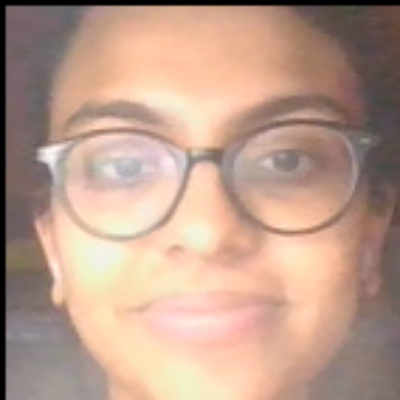
#> input picture bw_dataset/jay_tr/32.jpg, 400 x 400 px, given in place of the camera
$ python Register.py
#> lines starting #> are read from the running program, lines starting #| are printed output that depends on the picture; after the words box and inside, x2 and y2 are one past the last pixel; in counts of white or black regions, pixels touching at a corner belong together; pictures that were not available may be replaced by others from this repository, and a replacement may not be noted
#!/usr/bin/env python
# coding: utf-8

# # Face-Recognition
# A face detector using Deep Learning with OpenCV

# ### 1. Register face
# Below steps are performed to collect the face samples of a person and save it in the database.

# ### 1.1 Setup

# In[28]:


#import required libraries
import cv2
import sys , os
import numpy as np


# In[29]:


#setting up the dataset files
# It captures images and stores them in datasets
# folder under the folder name of sub_dir
haar_file = 'haarcascade_frontalface_default.xml'

# All the faces data will be
#  present this folder
train = 'datasets/train'
validation='datasets/validation'


# In[30]:


# These are sub data sets of folder,
# for my faces I've used my name you can
# change the label here
sub_dir = input('Enter Name to Register: ')
#> the answer given: bw_dataset/jay_tr/32.jpg
sub_dir=sub_dir.lower()


# In[31]:


# setting path for storing the images in train and validation set

dataset='dataset'
train = 'dataset/train'
validation='dataset/validation'

if not os.path.isdir(dataset):
    os.mkdir(dataset)

if not os.path.isdir(train):
    os.mkdir(train)

if not os.path.isdir(validation):
    os.mkdir(validation)

path1 = os.path.join(train, sub_dir)
path2=os.path.join(validation, sub_dir)
if not os.path.isdir(path1):
    os.mkdir(path1)
if not os.path.isdir(path2):
    os.mkdir(path2)


# In[32]:


# defining the size of images
(width, height) = (400, 400)


# In[33]:


#'0' is used for my webcam,
# if you've any other camera
#  attached use '1' like this
face_cascade = cv2.CascadeClassifier(haar_file)
webcam = cv2.VideoCapture(0)


# In[34]:


# Count function
def get_max(l):
    number = []
    for word in l:
        temp = ''
        for letter in word:
            if letter != '.':
                temp += letter
            else:
                break
        number.append(int(temp))

    return max(number)


# In[35]:


# The program loops until it has 50 images of the face.
path='dataset/train/'+sub_dir
if os.listdir(path):
    count = get_max(os.listdir(path))
else:
    count = 0

num_img = count + 50

split=0.8
mid=num_img//2
split_train=split*num_img
split_validation=(1-split)*num_img

count = 1
while count < num_img:
    (_, im) = webcam.read()
#> im is the input picture: shape (400, 400, 3); mean B, G, R 140.4, 157.3, 188.6
    gray = cv2.cvtColor(im, cv2.COLOR_BGR2GRAY)
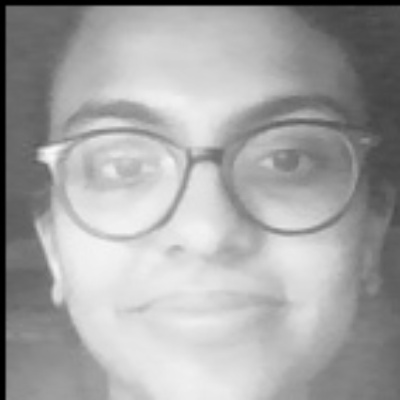
#> gray: shape (400, 400); min 0, max 249, mean 164.7
    faces = face_cascade.detectMultiScale(gray, 1.3, 4)
#> faces = [[32, 43, 331, 331]]
    for (x, y, w, h) in faces:
        cv2.rectangle(im, (x, y), (x + w+20, y + h+20), (0, 0, 0), 2)
        face = gray[y:y + h, x:x + w]
        face_resize = cv2.resize(face, (width, height))

        if count>mid and count <mid+split_validation:
            cv2.imwrite('% s/% s.jpg' % (path2, count), face_resize)
        else:
            cv2.imwrite('% s/% s.jpg' % (path1, count), face_resize)
#> this loop made 1 pass
#> pass 1, `face = gray[y:y + h, x:x + w]`:
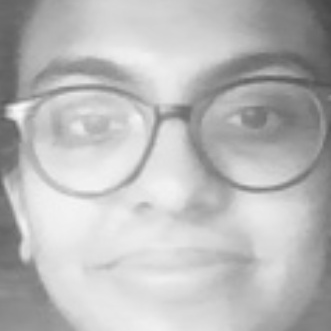
#> face: shape (331, 331); min 71, max 249, mean 185.9
#> after the loop:
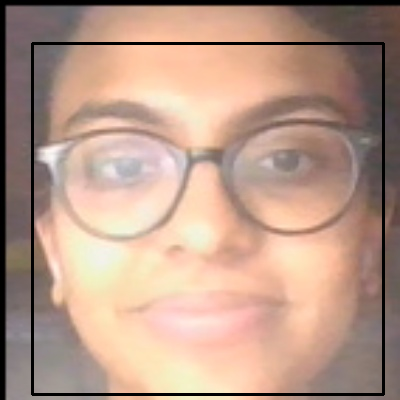
#> im: shape (400, 400, 3); 2.63% of pixels changed, all inside (x1, y1, x2, y2) = (31, 42, 385, 396)


      #  cv2.imwrite('% s/% s.jpg' % (path, count), face_resize)
    count += 1

    cv2.imshow('OpenCV', im)
    key = cv2.waitKey(10)
#> (key Esc is pressed here)
    if key == 27:
        break
webcam.release()
cv2.destroyAllWindows()
print("Collecting Samples Complete")


# In[ ]:
